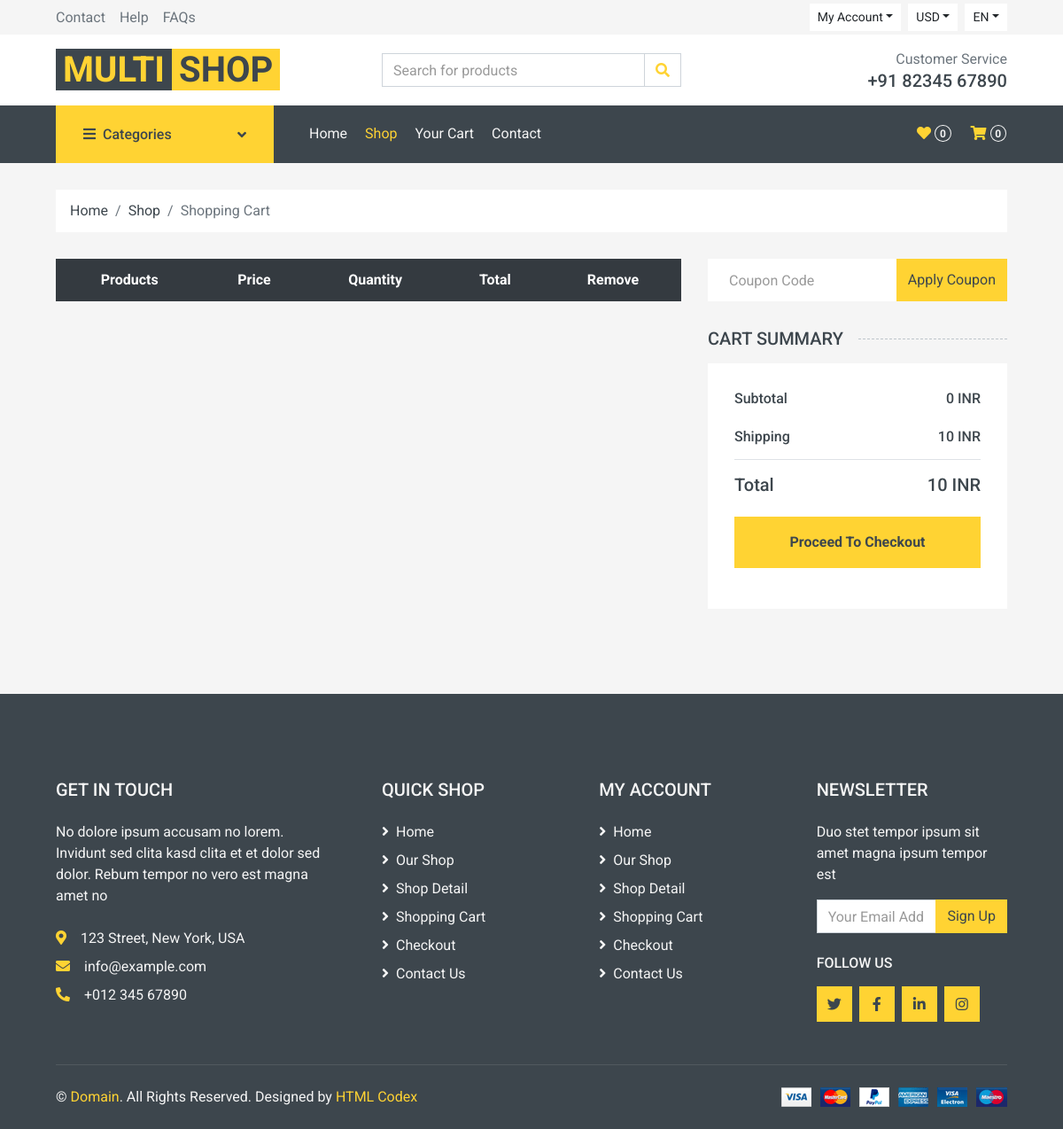
/cart/ (signed in), run on an earlier commit of the app's database.
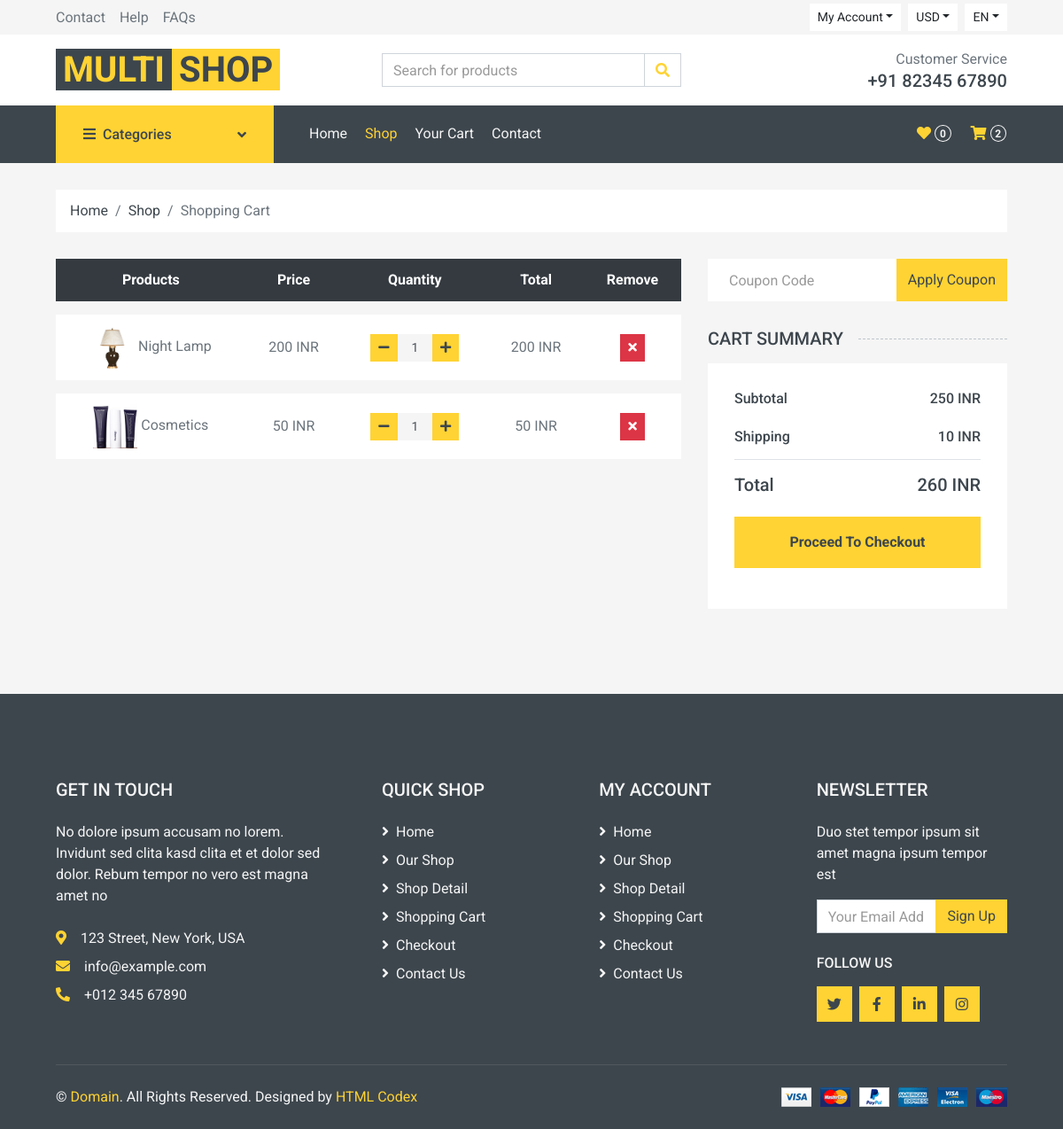
And on a later commit of the database.
### new/models.py (models this page shows, shortened)
class CartItem(models.Model):
    user = models.ForeignKey(User, on_delete=models.CASCADE)
    product = models.ForeignKey(Product, on_delete=models.CASCADE)
    quantity = models.PositiveIntegerField(default=1)
    added_at = models.DateTimeField(auto_now_add=True)
    @property
    def total_price(self):
        return self.product.price * self.quantity

class Product(models.Model):
    category = models.ForeignKey(Category, on_delete=models.CASCADE, null=False, default='')
    image = models.ImageField(upload_to='ecommerce/ping')
    name = models.CharField(max_length=100)
    price = models.IntegerField()
    date = models.DateField(auto_now_add=True)

### new/views.py (the view)
# urls.py: path('cart/', views.cart, name='cart'),
@login_required
def cart(request):
    cart_items = CartItem.objects.filter(user=request.user)
    total = sum(item.total_price for item in cart_items)
    context = {
        'cart_items': cart_items,
        'total': total
    }
    return render(request, 'cart.html', context)

### new/context_processors.py (called while the page is built)
def cart_items_count(request):
    if request.user.is_authenticated:
        cart_items_count = CartItem.objects.filter(user=request.user).count()
    else:
        cart_items_count = 0
    return {'cart_items_count': cart_items_count}

### templates/cart.html (shortened to what this page needs)
{% extends "base.html" %}
{% block body %}
    <div class="container-fluid">
        <div class="row px-xl-5">
            <div class="col-12">
                <nav class="breadcrumb bg-light mb-30">
                    <a class="breadcrumb-item text-dark" href="">Home</a>
                    <a class="breadcrumb-item text-dark" href="/shop/">Shop</a>
                    <span class="breadcrumb-item active">Shopping Cart</span>
                </nav>
            </div>
        </div>
    </div>
    <div class="container-fluid">
        <div class="row px-xl-5">
            <div class="col-lg-8 table-responsive mb-5">
                <table class="table table-light table-borderless table-hover text-center mb-0">
                    <thead class="thead-dark">
                        <tr>
                            <th>Products</th>
                            <th>Price</th>
                            <th>Quantity</th>
                            <th>Total</th>
                            <th>Remove</th>
                        </tr>
                    </thead>
                    <tbody class="align-middle">
                        {% for item in cart_items %}
                        <tr>
                            <td class="align-middle">
                                <img src="{{item.product.image.url}}" alt="" style="width: 50px;">
                                {{ item.product.name }}
                            </td>
                            <td class="align-middle">{{ item.product.price }} INR</td>
                            <td class="align-middle">
                                <form action="{% url 'update_cart' item.id %}" method="POST" class="input-group quantity mx-auto" style="width: 100px;">
                                    <div class="input-group-btn">
                                        <button type="button" class="btn btn-sm btn-primary btn-minus">
                                            <i class="fa fa-minus"></i>
                                        </button>
                                    </div>
                                    <input type="text" class="form-control form-control-sm bg-secondary border-0 text-center" name="quantity" value="{{ item.quantity }}">
                                    <div class="input-group-btn">
                                        <button type="button" class="btn btn-sm btn-primary btn-plus">
                                            <i class="fa fa-plus"></i>
                                        </button>
                                    </div>
                                </form>
                            </td>
                            <td class="align-middle">{{ item.total_price }} INR</td>
                            <td class="align-middle">
                                <form action="{% url 'remove_from_cart' item.id %}" method="POST">
                                    <button type="submit" class="btn btn-sm btn-danger">
                                        <i class="fa fa-times"></i>
                                    </button>
                                </form>
                            </td>
                        </tr>
                        {% endfor %}
                    </tbody>
                </table>
            </div>
            <div class="col-lg-4">
                <form class="mb-30" action="">
                    <div class="input-group">
                        <input type="text" class="form-control border-0 p-4" placeholder="Coupon Code">
                        <div class="input-group-append">
                            <button class="btn btn-primary">Apply Coupon</button>
                        </div>
                    </div>
                </form>
                <h5 class="section-title position-relative text-uppercase mb-3">
                    <span class="bg-secondary pr-3">Cart Summary</span>
                </h5>
                <div class="bg-light p-30 mb-5">
                    <div class="border-bottom pb-2">
                        <div class="d-flex justify-content-between mb-3">
                            <h6>Subtotal</h6>
                            <h6>{{ total }} INR</h6>
                        </div>
                        <div class="d-flex justify-content-between">
                            <h6 class="font-weight-medium">Shipping</h6>
                            <h6 class="font-weight-medium">10 INR</h6>
                        </div>
                    </div>
                    <div class="pt-2">
                        <div class="d-flex justify-content-between mt-2">
                            <h5>Total</h5>
                            <h5>{{ total|add:10 }} INR</h5>
                        </div>
                        <a href="{% url 'checkouts' %}" class="btn btn-block btn-primary font-weight-bold my-3 py-3">
                            Proceed To Checkout
                        </a>
                    </div>
                </div>
            </div>
        </div>
    </div>
{% endblock body %}

### templates/base.html (shortened to what this page needs)
<!DOCTYPE html>
<html lang="en">
    <head>
        {% load static %}
        <link href="https://cdnjs.cloudflare.com/ajax/libs/font-awesome/5.10.0/css/all.min.css" rel="stylesheet">
        <link href="/static/lib/animate/animate.min.css" rel="stylesheet">
        <link href="/static/lib/owlcarousel/assets/owl.carousel.min.css" rel="stylesheet">
        <link href="/static/css/style.css" rel="stylesheet">
    </head>
<body>
    <div class="container-fluid">
        <div class="row bg-secondary py-1 px-xl-5">
            <div class="col-lg-6 d-none d-lg-block">
                <div class="d-inline-flex align-items-center h-100">
                    <a class="text-body mr-3" href="/contact/">Contact</a>
                    <a class="text-body mr-3" href="">Help</a>
                    <a class="text-body mr-3" href="">FAQs</a>
                </div>
            </div>
            <div class="col-lg-6 text-center text-lg-right">
                <div class="d-inline-flex align-items-center">
                    <div class="btn-group">
                        <button type="button" class="btn btn-sm btn-light dropdown-toggle" data-toggle="dropdown">My Account</button>
                    </div>
                    <div class="btn-group mx-2">
                        <button type="button" class="btn btn-sm btn-light dropdown-toggle" data-toggle="dropdown">USD</button>
                    </div>
                    <div class="btn-group">
                        <button type="button" class="btn btn-sm btn-light dropdown-toggle" data-toggle="dropdown">EN</button>
                    </div>
                </div>
            </div>
        </div>
        <div class="row align-items-center bg-light py-3 px-xl-5 d-none d-lg-flex">
            <div class="col-lg-4">
                <a href="" class="text-decoration-none">
                    <span class="h1 text-uppercase text-primary bg-dark px-2">Multi</span>
                    <span class="h1 text-uppercase text-dark bg-primary px-2 ml-n1">Shop</span>
                </a>
            </div>
            <div class="col-lg-4 col-6 text-left">
                <form action="/search/" method="get">
                    <div class="input-group">
                        <input type="text" name="name" class="form-control" placeholder="Search for products">
                        <div class="input-group-append">
                            <span class="input-group-text bg-transparent text-primary">
                                <i class="fa fa-search"></i>
                            </span>
                        </div>
                    </div>
                </form>
            </div>
            <div class="col-lg-4 col-6 text-right">
                <p class="m-0">Customer Service</p>
                <h5 class="m-0">+91 82345 67890</h5>
            </div>
        </div>
    </div>
    <div class="container-fluid bg-dark mb-30">
        <div class="row px-xl-5">
            <div class="col-lg-3 d-none d-lg-block">
                <a class="btn d-flex align-items-center justify-content-between bg-primary w-100" data-toggle="collapse" href="#navbar-vertical" style="height: 65px; padding: 0 30px;">
                    <h6 class="text-dark m-0"><i class="fa fa-bars mr-2"></i>Categories</h6>
                    <i class="fa fa-angle-down text-dark"></i>
                </a>
            </div>
            <div class="col-lg-9">
                <nav class="navbar navbar-expand-lg bg-dark navbar-dark py-3 py-lg-0 px-0">
                    <div class="collapse navbar-collapse justify-content-between" id="navbarCollapse">
                        <div class="navbar-nav mr-auto py-0">
                            <a href="/" class="nav-item nav-link">Home</a>
                            <a href="/shop/" class="nav-item nav-link active">Shop</a>
                            <a href="/cart/" class="nav-item nav-link">Your Cart</a>
                            <a href="/contact/" class="nav-item nav-link">Contact</a>
                        </div>
                        <div class="navbar-nav ml-auto py-0 d-none d-lg-block">
                            <a class="btn px-0">
                                <i class="fas fa-heart text-primary"></i>
                                <span class="badge text-secondary border border-secondary rounded-circle" style="padding-bottom: 2px;">0</span>
                            </a>
                            <a href="/cart/" class="btn px-0 ml-3">
                                <i class="fas fa-shopping-cart text-primary"></i>
                                <span class="badge text-secondary border border-secondary rounded-circle" style="padding-bottom: 2px;">{{ cart_items_count }}</span>
                            </a>
                        </div>
                    </div>
                </nav>
            </div>
        </div>
    </div>
    {% block body %}{% endblock body %}
    <div class="container-fluid bg-dark text-secondary mt-5 pt-5">
        <div class="row px-xl-5 pt-5">
            <div class="col-lg-4 col-md-12 mb-5 pr-3 pr-xl-5">
                <h5 class="text-secondary text-uppercase mb-4">Get In Touch</h5>
                <p class="mb-4">No dolore ipsum accusam no lorem. Invidunt sed clita kasd clita et et dolor sed dolor. Rebum tempor no vero est magna amet no</p>
                <p class="mb-2"><i class="fa fa-map-marker-alt text-primary mr-3"></i>123 Street, New York, USA</p>
                <p class="mb-2"><i class="fa fa-envelope text-primary mr-3"></i>info@example.com</p>
                <p class="mb-0"><i class="fa fa-phone-alt text-primary mr-3"></i>+012 345 67890</p>
            </div>
            <div class="col-lg-8 col-md-12">
                <div class="row">
                    <div class="col-md-4 mb-5">
                        <h5 class="text-secondary text-uppercase mb-4">Quick Shop</h5>
                        <div class="d-flex flex-column justify-content-start">
                            <a class="text-secondary mb-2" href=""><i class="fa fa-angle-right mr-2"></i>Home</a>
                            <a class="text-secondary mb-2" href="/shop"><i class="fa fa-angle-right mr-2"></i>Our Shop</a>
                            <a class="text-secondary mb-2" href=""><i class="fa fa-angle-right mr-2"></i>Shop Detail</a>
                            <a class="text-secondary mb-2" href="/cart"><i class="fa fa-angle-right mr-2"></i>Shopping Cart</a>
                            <a class="text-secondary mb-2" href="/checkout"><i class="fa fa-angle-right mr-2"></i>Checkout</a>
                            <a class="text-secondary" href="/contact"><i class="fa fa-angle-right mr-2"></i>Contact Us</a>
                        </div>
                    </div>
                    <div class="col-md-4 mb-5">
                        <h5 class="text-secondary text-uppercase mb-4">My Account</h5>
                        <div class="d-flex flex-column justify-content-start">
                            <a class="text-secondary mb-2" href=""><i class="fa fa-angle-right mr-2"></i>Home</a>
                            <a class="text-secondary mb-2" href="/shop"><i class="fa fa-angle-right mr-2"></i>Our Shop</a>
                            <a class="text-secondary mb-2" href="/shop"><i class="fa fa-angle-right mr-2"></i>Shop Detail</a>
                            <a class="text-secondary mb-2" href="/cart"><i class="fa fa-angle-right mr-2"></i>Shopping Cart</a>
                            <a class="text-secondary mb-2" href="/checkout"><i class="fa fa-angle-right mr-2"></i>Checkout</a>
                            <a class="text-secondary" href="/contact"><i class="fa fa-angle-right mr-2"></i>Contact Us</a>
                        </div>
                    </div>
                    <div class="col-md-4 mb-5">
                        <h5 class="text-secondary text-uppercase mb-4">Newsletter</h5>
                        <p>Duo stet tempor ipsum sit amet magna ipsum tempor est</p>
                        <form action="">
                            <div class="input-group">
                                <input type="text" class="form-control" placeholder="Your Email Address">
                                <div class="input-group-append">
                                    <button class="btn btn-primary">Sign Up</button>
                                </div>
                            </div>
                        </form>
                        <h6 class="text-secondary text-uppercase mt-4 mb-3">Follow Us</h6>
                        <div class="d-flex">
                            <a class="btn btn-primary btn-square mr-2" href="#"><i class="fab fa-twitter"></i></a>
                            <a class="btn btn-primary btn-square mr-2" href="#"><i class="fab fa-facebook-f"></i></a>
                            <a class="btn btn-primary btn-square mr-2" href="#"><i class="fab fa-linkedin-in"></i></a>
                            <a class="btn btn-primary btn-square" href="#"><i class="fab fa-instagram"></i></a>
                        </div>
                    </div>
                </div>
            </div>
        </div>
        <div class="row border-top mx-xl-5 py-4" style="border-color: rgba(256, 256, 256, .1) !important;">
            <div class="col-md-6 px-xl-0">
                <p class="mb-md-0 text-center text-md-left text-secondary">
                    &copy; <a class="text-primary" href="#">Domain</a>. All Rights Reserved. Designed
                    by
                    <a class="text-primary" href="https://htmlcodex.com">HTML Codex</a>
                </p>
            </div>
            <div class="col-md-6 px-xl-0 text-center text-md-right">
                <img class="img-fluid" src="/static/img/payments.png" alt="">
            </div>
        </div>
    </div>
</body>
</html>

What changed in the data, as far as the page shows it:
added CartItem: product.image (picture), product.name "Night Lamp", product.price "200", quantity "1", total_price "200"
added CartItem: product.image (picture), product.name "Cosmetics", product.price "50", quantity "1", total_price "50"
Also different on the page:
{{ cart_items_count }}: "0" → "2"
{{ total }}: "0" → "250"
{{ total|add:10 }}: "10" → "260"
